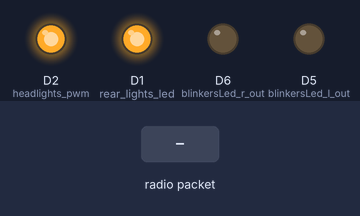
Simulated run of this program. Board: ESP8266 (NodeMCU). Parts: output pins drawn as LEDs (lit = HIGH). The inputs (shaded band) are chosen by the test bench. No radio packets arrive unless stated; what the program prints to the serial monitor is not drawn.

Above: at 1.2 s.
1.3 s: radio packet "90" arrives
4.3 s: radio packet "0" arrives
7.3 s: radio packet "200" arrives
Timing chart, 0 to 10.3 s (numbered marks = the images above; inputs shaded):
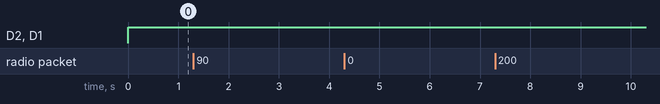

The program:

main.cpp
```cpp
#include <Arduino.h>
#include <RH_ASK.h>
#include <SPI.h>
#include <AsyncDelay.h>

#define IS_ON 0
#define IS_OFF 1
RH_ASK driver(4000, D0, D4, D4, false);

const short blinkersLed_l_out = D5;
const short blinkersLed_r_out = D6;
const short headlights_pwm = D2;
const short rear_lights_led = D1;


int l_x;
int l_y;
int r_x;
int r_y;
int l_b;
int r_b;
int red_b;
int black_b;
int lights_on_switch;
int lights_mode_switch;
int blinkers_mode_switch;

char *decodedStringValues[11];
char *ptr = NULL;
byte decodingIndex = 0;

AsyncDelay delay_blinkers;
bool blinkersState = false;

void decodeRadioMessage(){
    uint8_t buf[34];
    uint8_t buflen = sizeof(buf);
    if (driver.recv(buf, &buflen))
    {
      decodingIndex = 0;
      ptr = strtok((char *)buf, "#");
      while(ptr != NULL)
      {
          decodedStringValues[decodingIndex] = ptr;
          decodingIndex++;
          ptr = strtok(NULL, "#");
      }

      l_x = atoi(decodedStringValues[0]);
      l_y = atoi(decodedStringValues[1]);
      r_x = atoi(decodedStringValues[2]);
      r_y = atoi(decodedStringValues[3]);
      l_b = atoi(decodedStringValues[4]);
      r_b = atoi(decodedStringValues[5]);
      red_b = atoi(decodedStringValues[6]);
      black_b = atoi(decodedStringValues[7]);
      lights_on_switch = atoi(decodedStringValues[8]);
      lights_mode_switch = atoi(decodedStringValues[9]);
      blinkers_mode_switch = atoi(decodedStringValues[10]);

    }
}

void debug(){
  if (black_b == IS_ON){
      Serial.printf("Left X: %d, Left Y: %d, Left button: %d, Right X: %d, Right Y: %d, Right button: %d, Red button: %d, Black button: %d, Lights: %d, Lights_Mode: %d, BlinkersMode: %d" , l_x, l_y, l_b, r_x, r_y, r_b, red_b, black_b, lights_on_switch, lights_mode_switch, blinkers_mode_switch);
      Serial.println();
  }
}

void blinkers(){
  if(delay_blinkers.isExpired())
    {
      blinkersState = !blinkersState;
      delay_blinkers.repeat();
    }

    if (blinkers_mode_switch == 0)
    {
      digitalWrite(blinkersLed_l_out, LOW);
      digitalWrite(blinkersLed_r_out, LOW);
    }
    else if (blinkers_mode_switch == 1)
    {
      digitalWrite(blinkersLed_l_out, blinkersState);
      digitalWrite(blinkersLed_r_out, LOW);
    }
    else if (blinkers_mode_switch == 2)
    {
      digitalWrite(blinkersLed_r_out, blinkersState);
      digitalWrite(blinkersLed_l_out, LOW);
    }
}

void headlights(){
  if (lights_on_switch == IS_ON){
    analogWrite(headlights_pwm, lights_mode_switch == IS_ON ? 255 : 45);
  }
  else{
    analogWrite(headlights_pwm, 0);
  }
}

void rear_lights(){
  if (lights_on_switch == IS_ON){
    digitalWrite(rear_lights_led, HIGH);
  }
  else{
    digitalWrite(rear_lights_led, LOW);
  }
}

void setup() {
  Serial.begin(9600);
  pinMode(blinkersLed_l_out, OUTPUT);
  pinMode(blinkersLed_r_out, OUTPUT);
  pinMode(headlights_pwm, OUTPUT);
  pinMode(rear_lights_led, OUTPUT);

  delay_blinkers.start(500, AsyncDelay::MILLIS);

  while(!Serial){
    delay(1);
  }

  if(!driver.init())
  {
    Serial.println("RF init failed");
  }
  else
  {
    Serial.println("RF receiver init succeeded");
  }
}

void loop() {
  decodeRadioMessage();
  blinkers();
  headlights();
  rear_lights();
  debug();
}
```

Measured:
- after the input at 1.3 s, every drawn part: stays the same
- after the input at 4.3 s, every drawn part: stays the same
- after the input at 7.3 s, every drawn part: stays the same
